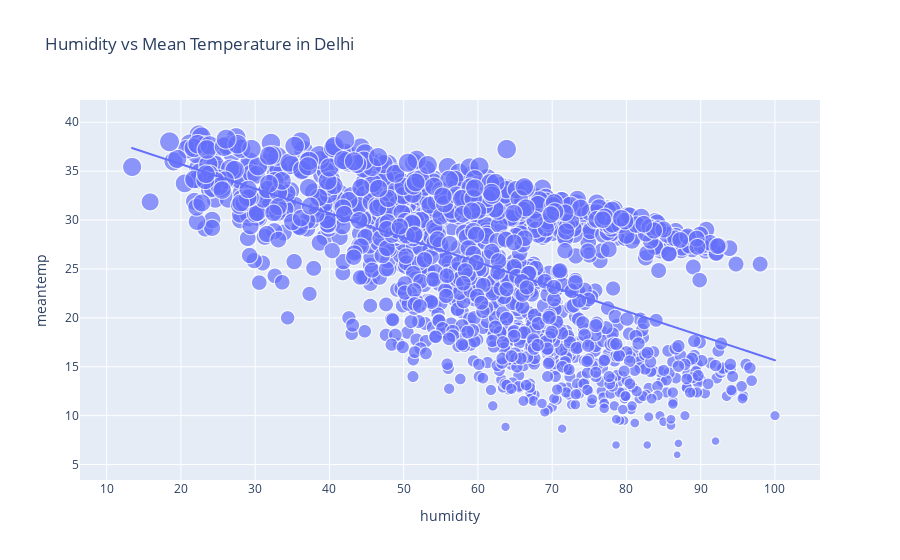

The code cell stored with this chart in its notebook:
### Code cell
px.scatter(df, x='humidity', y='meantemp', size="meantemp",trendline="ols", title='Humidity vs Mean Temperature in Delhi')

### Figure 1 — Plotly figure (JSON) as saved in the notebook; plotly's stock layout.template omitted (floating-point values rounded to 4 significant figures; data arrays with more than 128 entries replaced by an {"elided": "..."} marker saying what was removed)
{"data": [{"hovertemplate": "humidity=%{x}<br>meantemp=%{marker.size}<extra></extra>", "legendgroup": "", "marker": {"color": "#636efa", "size": {"elided": "1462 float values"}, "sizemode": "area", "sizeref": 0.09679, "symbol": "circle"}, "mode": "markers", "name": "", "showlegend": false, "type": "scattergl", "x": {"elided": "1462 float values"}, "xaxis": "x", "y": {"elided": "1462 float values"}, "yaxis": "y"}, {"hovertemplate": "<b>OLS trendline</b><br>meantemp = -0.250617 * humidity + 40.7259<br>R<sup>2</sup>=0.327128<br><br>humidity=%{x}<br>meantemp=%{y} <b>(trend)</b><extra></extra>", "legendgroup": "", "marker": {"color": "#636efa", "symbol": "circle"}, "mode": "lines", "name": "", "showlegend": false, "type": "scattergl", "x": {"elided": "1462 float values"}, "xaxis": "x", "y": {"elided": "1462 float values"}, "yaxis": "y"}], "layout": {"legend": {"itemsizing": "constant", "tracegroupgap": 0}, "title": {"text": "Humidity vs Mean Temperature in Delhi"}, "xaxis": {"anchor": "y", "domain": [0, 1], "title": {"text": "humidity"}}, "yaxis": {"anchor": "x", "domain": [0, 1], "title": {"text": "meantemp"}}}}
